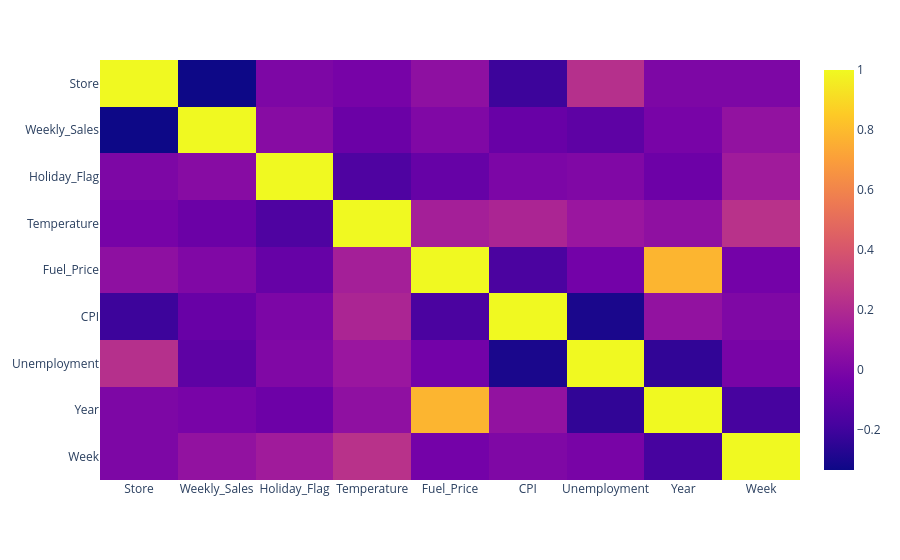

The cell this chart's notebook holds for it:
### Code cell
px.imshow(df.corr(), aspect='Auto')

### Figure 1 — Plotly figure (JSON) as saved in the notebook; plotly's stock layout.template omitted (floating-point values rounded to 4 significant figures)
{"data": [{"coloraxis": "coloraxis", "hovertemplate": "x: %{x}<br>y: %{y}<br>color: %{z}<extra></extra>", "name": "0", "type": "heatmap", "x": ["Store", "Weekly_Sales", "Holiday_Flag", "Temperature", "Fuel_Price", "CPI", "Unemployment", "Year", "Week"], "xaxis": "x", "y": ["Store", "Weekly_Sales", "Holiday_Flag", "Temperature", "Fuel_Price", "CPI", "Unemployment", "Year", "Week"], "yaxis": "y", "z": [[1.0, -0.3353, -4.387e-16, -0.02266, 0.06002, -0.2095, 0.2235, 3.474e-12, 3.106e-15], [-0.3353, 1.0, 0.03689, -0.06381, 0.009464, -0.07263, -0.1062, -0.01838, 0.07421], [-4.387e-16, 0.03689, 1.0, -0.1551, -0.07835, -0.002162, 0.01096, -0.05678, 0.1277], [-0.02266, -0.06381, -0.1551, 1.0, 0.145, 0.1769, 0.1012, 0.06427, 0.2362], [0.06002, 0.009464, -0.07835, 0.145, 1.0, -0.1706, -0.03468, 0.7795, -0.0324], [-0.2095, -0.07263, -0.002162, 0.1769, -0.1706, 1.0, -0.302, 0.0748, 0.006042], [0.2235, -0.1062, 0.01096, 0.1012, -0.03468, -0.302, 1.0, -0.2418, -0.01589], [3.474e-12, -0.01838, -0.05678, 0.06427, 0.7795, 0.0748, -0.2418, 1.0, -0.1819], [3.106e-15, 0.07421, 0.1277, 0.2362, -0.0324, 0.006042, -0.01589, -0.1819, 1.0]]}], "layout": {"coloraxis": {"colorscale": [[0, "#0d0887"], [0.1111, "#46039f"], [0.2222, "#7201a8"], [0.3333, "#9c179e"], [0.4444, "#bd3786"], [0.5556, "#d8576b"], [0.6667, "#ed7953"], [0.7778, "#fb9f3a"], [0.8889, "#fdca26"], [1, "#f0f921"]]}, "margin": {"t": 60}, "xaxis": {"anchor": "y", "domain": [0, 1]}, "yaxis": {"anchor": "x", "autorange": "reversed", "domain": [0, 1]}}}
